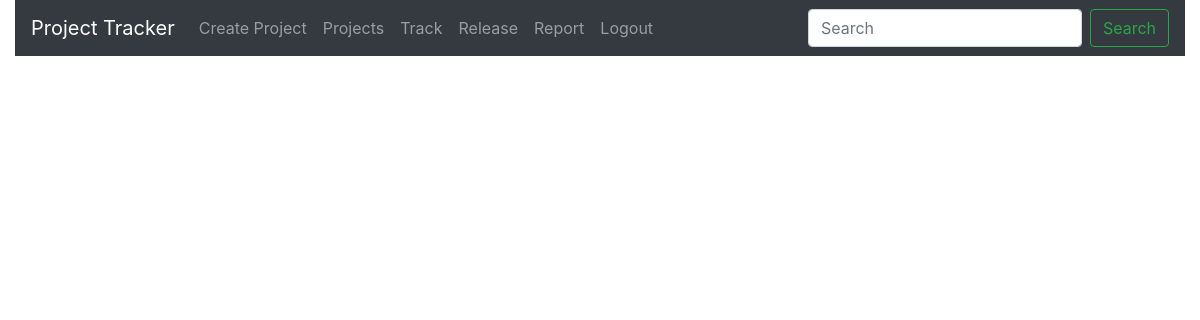
The page /9/task (signed in) on the database as committed earlier.
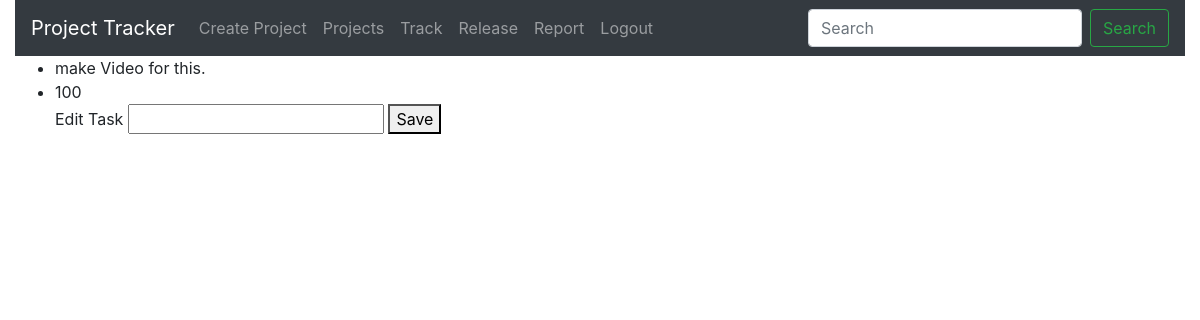
The same page on the database as committed later.
### Pmanage/models.py (models this page shows)
class Tasks(models.Model):
    projectid=models.ForeignKey(Project,on_delete=models.CASCADE,name="Pid")
    taskname=models.CharField(max_length=64)
    taskpercentage=models.IntegerField(default=0)

### Pmanage/views.py (the view)
# urls.py: path('<int:id>/task',views.task,name="inditask"),
@login_required
def task(request,id):
    print(id)
    task_id=Tasks.objects.filter(id=id)
    print(task_id)
    return render(request, "Pmanage/task.html",{"projects":task_id})

### Pmanage/templates/Pmanage/task.html (shortened to what this page needs)
{% extends 'Pmanage/layout.html' %}
{% block body %}
{% for p in projects %}
<ul>
    <form action="{% url 'Ptask' p.id %}">
    <li>{{p.taskname}}</li>
    <li>{{p.taskpercentage}}</li>
    <label>Edit Task</label>
    <input type="number" id="percent" name="percentage"/>
    <button id="but" value="{{p.taskpercentage}}">Save</button>
    </form>
</ul>
{% endfor %}
{% endblock %}

Rows that differ between the two databases and show on the page:
added Tasks: taskname "make Video for this.", taskpercentage "100"
